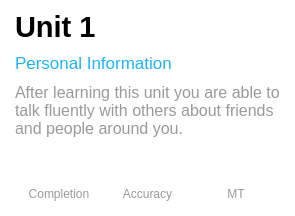
<?xml version="1.0" encoding="UTF-8"?>
<ui version="4.0">
 <class>WeeduHighSchoolUnitItem</class>
 <widget class="QWidget" name="WeeduHighSchoolUnitItem">
  <property name="geometry">
   <rect>
    <x>0</x>
    <y>0</y>
    <width>295</width>
    <height>216</height>
   </rect>
  </property>
  <property name="minimumSize">
   <size>
    <width>295</width>
    <height>216</height>
   </size>
  </property>
  <property name="maximumSize">
   <size>
    <width>295</width>
    <height>216</height>
   </size>
  </property>
  <property name="windowTitle">
   <string>Form</string>
  </property>
  <property name="styleSheet">
   <string notr="true">QWidget#WeeduHighSchoolUnitItem
{
background-color: rgba(255, 255, 255, 0.8);
}</string>
  </property>
  <layout class="QVBoxLayout" name="verticalLayout_4" stretch="0">
   <property name="spacing">
    <number>0</number>
   </property>
   <property name="leftMargin">
    <number>0</number>
   </property>
   <property name="topMargin">
    <number>0</number>
   </property>
   <property name="rightMargin">
    <number>0</number>
   </property>
   <property name="bottomMargin">
    <number>0</number>
   </property>
   <item>
    <widget class="QWidget" name="widgetHighSchoolUnitItemBack" native="true">
     <property name="minimumSize">
      <size>
       <width>0</width>
       <height>100</height>
      </size>
     </property>
     <property name="styleSheet">
      <string notr="true">QWidget#widgetHighSchoolUnitItemBack
{
background-color: rgba(255, 255, 255, 0.8);
}</string>
     </property>
     <layout class="QVBoxLayout" name="verticalLayout_7" stretch="2,3,2">
      <property name="spacing">
       <number>10</number>
      </property>
      <property name="leftMargin">
       <number>15</number>
      </property>
      <property name="topMargin">
       <number>15</number>
      </property>
      <property name="rightMargin">
       <number>15</number>
      </property>
      <property name="bottomMargin">
       <number>15</number>
      </property>
      <item>
       <layout class="QVBoxLayout" name="verticalLayout_6">
        <property name="spacing">
         <number>15</number>
        </property>
        <item>
         <widget class="QLabel" name="label_name">
          <property name="font">
           <font>
            <pointsize>22</pointsize>
            <weight>75</weight>
            <bold>true</bold>
           </font>
          </property>
          <property name="text">
           <string>Unit 1</string>
          </property>
         </widget>
        </item>
        <item>
         <widget class="QLabel" name="label_2">
          <property name="font">
           <font>
            <pointsize>13</pointsize>
           </font>
          </property>
          <property name="styleSheet">
           <string notr="true">color: #17B6FE;</string>
          </property>
          <property name="text">
           <string>Personal Information</string>
          </property>
         </widget>
        </item>
       </layout>
      </item>
      <item>
       <widget class="QWidget" name="widget" native="true">
        <layout class="QVBoxLayout" name="verticalLayout_5">
         <property name="spacing">
          <number>0</number>
         </property>
         <property name="leftMargin">
          <number>0</number>
         </property>
         <property name="topMargin">
          <number>0</number>
         </property>
         <property name="rightMargin">
          <number>0</number>
         </property>
         <property name="bottomMargin">
          <number>0</number>
         </property>
         <item>
          <widget class="QLabel" name="label_text">
           <property name="font">
            <font>
             <pointsize>12</pointsize>
            </font>
           </property>
           <property name="styleSheet">
            <string notr="true">color: #999999;</string>
           </property>
           <property name="text">
            <string>After learning this unit you are able to talk fluently with others about friends and people around you.</string>
           </property>
           <property name="wordWrap">
            <bool>true</bool>
           </property>
          </widget>
         </item>
         <item>
          <spacer name="verticalSpacer">
           <property name="orientation">
            <enum>Qt::Vertical</enum>
           </property>
           <property name="sizeHint" stdset="0">
            <size>
             <width>20</width>
             <height>40</height>
            </size>
           </property>
          </spacer>
         </item>
        </layout>
       </widget>
      </item>
      <item>
       <layout class="QHBoxLayout" name="horizontalLayout">
        <property name="spacing">
         <number>0</number>
        </property>
        <item>
         <layout class="QVBoxLayout" name="verticalLayout" stretch="2,1">
          <property name="spacing">
           <number>0</number>
          </property>
          <item>
           <widget class="QLabel" name="label_completion">
            <property name="font">
             <font>
              <pointsize>24</pointsize>
              <weight>75</weight>
              <bold>true</bold>
             </font>
            </property>
            <property name="text">
             <string/>
            </property>
            <property name="alignment">
             <set>Qt::AlignCenter</set>
            </property>
           </widget>
          </item>
          <item>
           <widget class="QLabel" name="label_5">
            <property name="styleSheet">
             <string notr="true">color:  #999999;</string>
            </property>
            <property name="text">
             <string>Completion</string>
            </property>
            <property name="alignment">
             <set>Qt::AlignCenter</set>
            </property>
           </widget>
          </item>
         </layout>
        </item>
        <item>
         <layout class="QVBoxLayout" name="verticalLayout_2" stretch="2,1">
          <property name="spacing">
           <number>0</number>
          </property>
          <item>
           <widget class="QLabel" name="label_accuracy">
            <property name="font">
             <font>
              <pointsize>24</pointsize>
              <weight>75</weight>
              <bold>true</bold>
             </font>
            </property>
            <property name="text">
             <string/>
            </property>
            <property name="alignment">
             <set>Qt::AlignCenter</set>
            </property>
           </widget>
          </item>
          <item>
           <widget class="QLabel" name="label_7">
            <property name="styleSheet">
             <string notr="true">color:  #999999;</string>
            </property>
            <property name="text">
             <string>Accuracy</string>
            </property>
            <property name="alignment">
             <set>Qt::AlignCenter</set>
            </property>
           </widget>
          </item>
         </layout>
        </item>
        <item>
         <layout class="QVBoxLayout" name="verticalLayout_3" stretch="2,1">
          <property name="spacing">
           <number>0</number>
          </property>
          <item>
           <widget class="QLabel" name="label_MT">
            <property name="font">
             <font>
              <pointsize>24</pointsize>
              <weight>75</weight>
              <bold>true</bold>
             </font>
            </property>
            <property name="text">
             <string/>
            </property>
            <property name="alignment">
             <set>Qt::AlignCenter</set>
            </property>
           </widget>
          </item>
          <item>
           <widget class="QLabel" name="label_9">
            <property name="styleSheet">
             <string notr="true">color:  #999999;</string>
            </property>
            <property name="text">
             <string>MT</string>
            </property>
            <property name="alignment">
             <set>Qt::AlignCenter</set>
            </property>
           </widget>
          </item>
         </layout>
        </item>
       </layout>
      </item>
     </layout>
    </widget>
   </item>
  </layout>
 </widget>
 <resources/>
 <connections/>
</ui>
